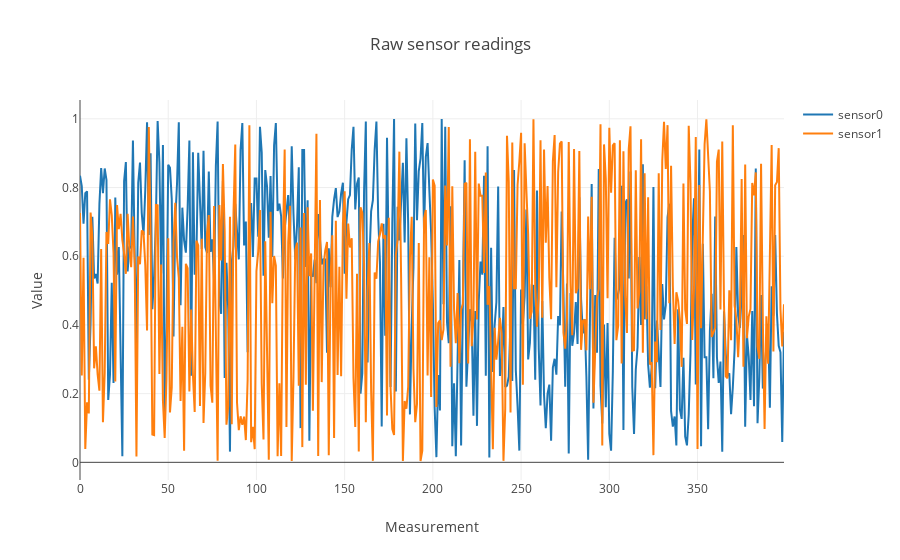

Notebook code cell kept with this figure:
### Markdown cell above
It may be also useful to look at the data in graphical form (plotting two first readings):

### Code cell
iplot(go.Figure(
    data=[go.Scatter(x=data.index, y=data["sensor0"], name="sensor0"),
          go.Scatter(x=data.index, y=data["sensor1"], name="sensor1")], 
    layout=go.Layout(title="Raw sensor readings",
                     yaxis=dict(title="Value"),
                     xaxis=dict(title="Measurement"))))

### Figure 1 — Plotly figure (JSON) as saved in the notebook; plotly's stock layout.template omitted (floating-point values rounded to 4 significant figures; data arrays with more than 128 entries replaced by an {"elided": "..."} marker saying what was removed)
{"data": [{"name": "sensor0", "type": "scatter", "x": {"elided": "400 int values"}, "y": {"elided": "400 float values"}}, {"name": "sensor1", "type": "scatter", "x": {"elided": "400 int values"}, "y": {"elided": "400 float values"}}], "layout": {"title": "Raw sensor readings", "xaxis": {"title": "Measurement"}, "yaxis": {"title": "Value"}}}
